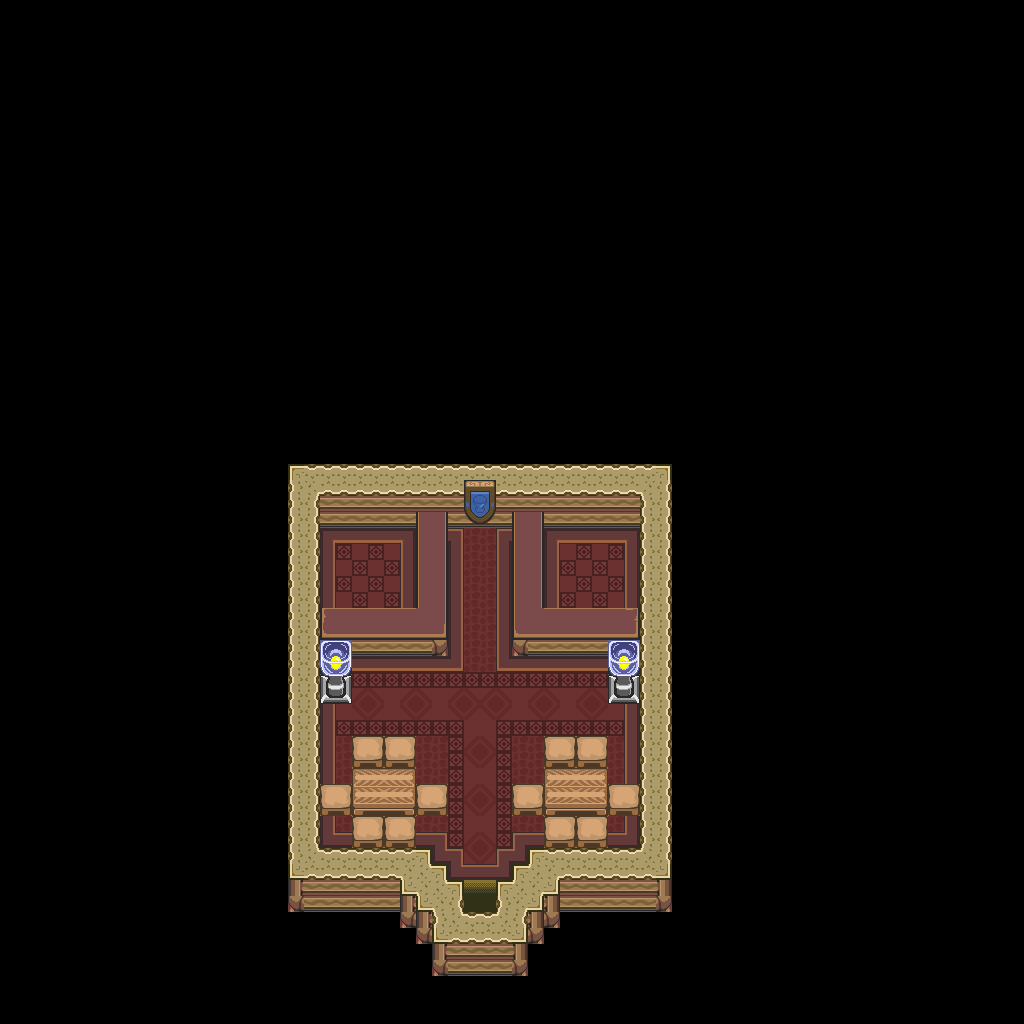

A level layout from a 2D game, rendered from its tile map. Below: a short description, then the map file with tile-grid data replaced by summaries:
An orthogonal 64x64 tile map with 16x16 px tiles, 1 tile layer (base), 1 hidden layer not drawn and 10 objects.

<map version="1.10" tiledversion="1.12.1" orientation="orthogonal" renderorder="right-down" width="64" height="64" tilewidth="16" tileheight="16" infinite="0" nextlayerid="3" nextobjectid="11">
 <tileset firstgid="1" source="../classiciphone_pics4.tsx" />
 <layer id="1" name="base" width="64" height="64">
  <data>[4096 cells, 4096 non-empty, 81 distinct tile ids]</data>
 </layer>
 <layer id="2" name="collision" width="64" height="64" visible="0">
  <properties><property name="collision" value="true" /></properties>
  <data>[4096 cells, 3786 non-empty, 1 distinct tile ids]</data>
 </layer>
 <objectgroup id="3" name="npcs">
  <object id="1" x="560.0" y="560.0" width="16" height="16">
   <properties>
    <property name="gani" value="storeguy.png" />
    <property name="script" type="string">-- Auto-converted from GraalScript
-- if (playerenters) {setimgpart
-- storeguy.png,0,0,64,49;
-- x += .5;}</property>
   </properties>
  </object>
  <object id="2" x="336.0" y="560.0" width="16" height="16">
   <properties>
    <property name="gani" value="storeguy.png" />
    <property name="script" type="string">-- Auto-converted from GraalScript
-- if (playerenters) {setimgpart
-- storeguy.png,0,0,64,49;
-- x += .5;}</property>
   </properties>
  </object>
  <object id="3" x="464.0" y="480.0" width="16" height="16">
   <properties>
    <property name="gani" value="classic_shopsign.png" />
    <property name="script" type="string">-- Auto-converted from GraalScript
-- // NPC made by Kevin Azite (Lizardon)
-- if (created) {
end
-- if (playertouchsme) {
end</property>
   </properties>
  </object>
  <object id="4" x="960.0" y="560.0" width="16" height="16">
   <properties>
    <property name="script" type="string">-- Auto-converted from GraalScript
-- // NPC made by Kevin Azite (Lizardon)
-- if (created) {
end
-- if (playertouchsme) {
end</property>
   </properties>
  </object>
  <object id="5" x="272.0" y="592.0" width="16" height="16">
   <properties>
    <property name="gani" value="light2.png" />
    <property name="script" type="string">-- Auto-converted from GraalScript
-- // NPC made by Stefan Knorr
-- if (created) {
-- setimg light2.png;
self.dontblock = true
end
-- [CLIENT-SIDE — server no-op]
-- if (playerenters) {
-- setcoloreffect 1,1,1,0.60;
-- drawaslight;
-- }</property>
   </properties>
  </object>
  <object id="6" x="560.0" y="592.0" width="16" height="16">
   <properties>
    <property name="gani" value="light2.png" />
    <property name="script" type="string">-- Auto-converted from GraalScript
-- // NPC made by Stefan Knorr
-- if (created) {
-- setimg light2.png;
self.dontblock = true
end
-- [CLIENT-SIDE — server no-op]
-- if (playerenters) {
-- setcoloreffect 1,1,1,0.60;
-- drawaslight;
-- }</property>
   </properties>
  </object>
  <object id="7" x="368.0" y="768.0" width="16" height="16">
   <properties>
    <property name="gani" value="candle.mng" />
    <property name="script" type="string">-- Auto-converted from GraalScript
</property>
   </properties>
  </object>
  <object id="8" x="560.0" y="768.0" width="16" height="16">
   <properties>
    <property name="gani" value="candle.mng" />
    <property name="script" type="string">-- Auto-converted from GraalScript
</property>
   </properties>
  </object>
  <object id="9" x="320.0" y="720.0" width="16" height="16">
   <properties>
    <property name="gani" value="light2.png" />
    <property name="script" type="string">-- Auto-converted from GraalScript
-- [CLIENT-SIDE — server no-op]
-- if (created) {
-- 
-- 
-- dontblock;
-- }
-- if (playerenters) {
-- setcoloreffect 1,0.6,0,0.5;
-- drawaslight;
-- this.zoom = 1;
-- timeout = 0.05;
-- }
-- if (timeout) {
-- if (this.zoom&lt;=1) {
-- this.ds=1;
-- }
-- else if (this.zoom&gt;=1.1) {
-- this.ds=0;
-- }
-- if (this.ds==1) {
-- this.zoom += 0.02;
-- setzoomeffect this.zoom;
-- }
-- else if (this.ds==0) {
-- this.zoom -= 0.03;
-- setzoomeffect this.zoom;
-- }
-- timeout = 0.05;
-- }</property>
   </properties>
  </object>
  <object id="10" x="512.0" y="720.0" width="16" height="16">
   <properties>
    <property name="gani" value="light2.png" />
    <property name="script" type="string">-- Auto-converted from GraalScript
-- [CLIENT-SIDE — server no-op]
-- if (created) {
-- 
-- 
-- dontblock;
-- }
-- if (playerenters) {
-- setcoloreffect 1,0.6,0,0.5;
-- drawaslight;
-- this.zoom = 1;
-- timeout = 0.05;
-- }
-- if (timeout) {
-- if (this.zoom&lt;=1) {
-- this.ds=1;
-- }
-- else if (this.zoom&gt;=1.1) {
-- this.ds=0;
-- }
-- if (this.ds==1) {
-- this.zoom += 0.02;
-- setzoomeffect this.zoom;
-- }
-- else if (this.ds==0) {
-- this.zoom -= 0.03;
-- setzoomeffect this.zoom;
-- }
-- timeout = 0.05;
-- }</property>
   </properties>
  </object>
 </objectgroup>
</map>
